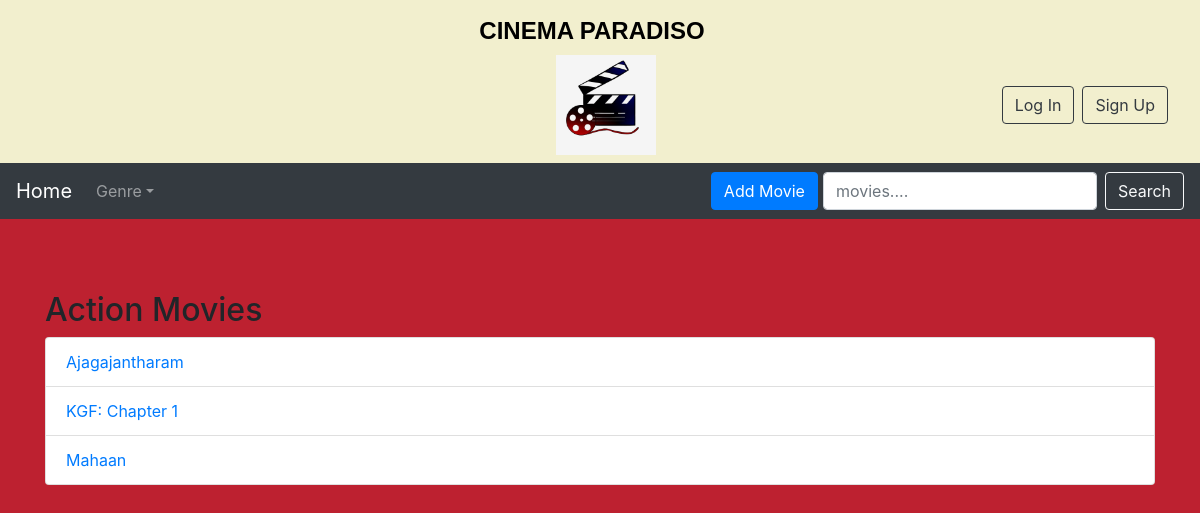
/genre/Action/, run on the app's committed database.
### movieapp/models.py (models this page shows, shortened)
class Movie(models.Model):
    GENRE_CHOICES = [
        ('Action', 'Action'),
        ('Comedy', 'Comedy'),
        ('Thriller', 'Thriller'),
        ('Drama', 'Drama'),
    ]
    name = models.CharField(max_length=250)
    description = models.TextField()
    released_date = models.DateField()
    cast = models.CharField(max_length=250)
    genre = models.CharField(max_length=100,choices=GENRE_CHOICES,default='Unknown')
    youtube_trailer_link = models.URLField()
    img = models.ImageField(upload_to='gallery')
    uploader = models.ForeignKey(User, on_delete=models.CASCADE)

### movieapp/views.py (the view)
# urls.py: path('genre/<str:genre>/', views.genre_list, name='genre_list'),
def genre_list(request, genre):
    movies = Movie.objects.filter(genre=genre)
    context = {'genre': genre, 'movies': movies}
    return render(request, 'genre_list.html', context)

### templates/genre_list.html
{% extends 'base.html' %}
{% block body %}
<div class="container">
    <h2>{{ genre }} Movies</h2>
    <ul class="list-group">
        {% for movie in movies %}
            <li class="list-group-item">
                <a href="{% url 'movieapp:detail' movie.id %}">{{ movie.name }}</a>
            </li>
        {% empty %}
            <li class="list-group-item">No movies available in this genre.</li>
        {% endfor %}
    </ul>
</div>
{% endblock %}

### static/style.css (style rules this page uses)
body { background-color: #bd2130; }

### data on the page
Movie: name "Ajagajantharam"
Movie: name "KGF: Chapter 1"
Movie: name "Mahaan"

### other printed values
{{ genre }} "Action"
